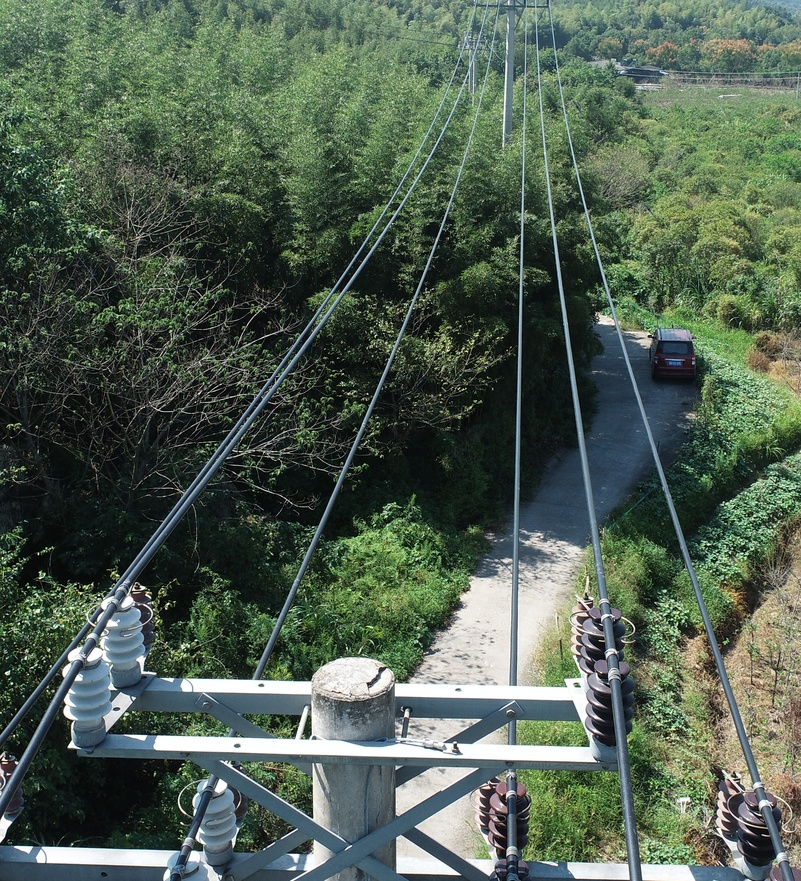
#> input picture malu.jpg, 801 x 881 px, shrunk from 2500 x 2750 before the run
$ python '霍夫变换opencv.py'
#> lines starting #> are read from the running program, lines starting #| are printed output that depends on the picture
# 标准霍夫变换
import cv2
import numpy as np

# [25 lines of commented-out code are left out]
img = cv2.imread('malu.jpg')
#> img is the input picture: shape (881, 801, 3); mean B, G, R 81.5, 96.3, 81.2
gray = cv2.cvtColor(img, cv2.COLOR_BGR2GRAY)
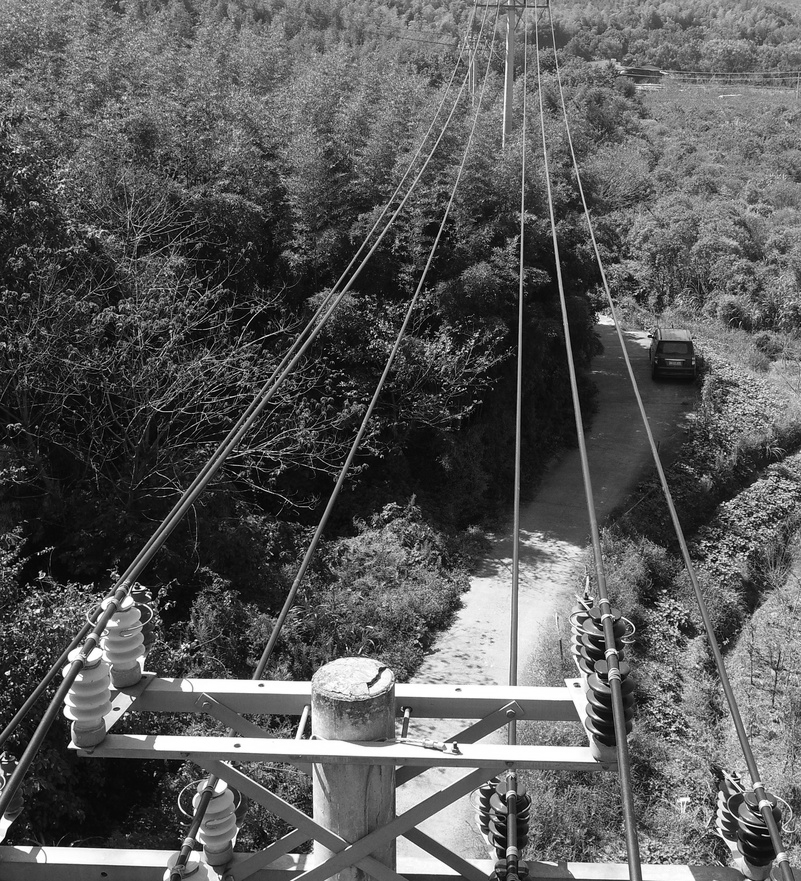
#> gray: shape (881, 801); min 0, max 255, mean 90.1
edges = cv2.Canny(gray, 50, 250)
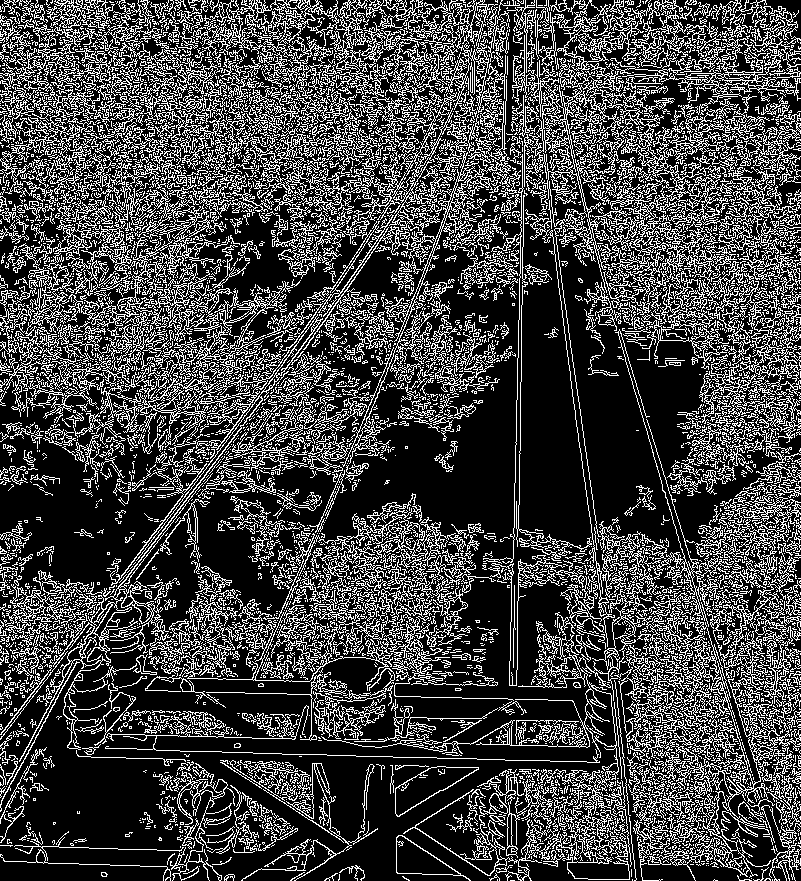
#> edges: shape (881, 801); 26.5% white in thin lines or dots
lines = cv2.HoughLinesP(edges, 1, np.pi/180, 30, minLineLength=60, maxLineGap=10)
#> lines = 2200 rows, first 6: [4, 115, 75, 120], [614, 732, 761, 879], [449, 260, 757, 2], [4, 74, 196, 266], [425, 224, 444, 125], [13, 2, 237, 226]
lines = lines[:, 0, :]
for x1, y1, x2, y2 in lines:
    cv2.line(img, (x1, y1), (x2, y2), (0, 255, 0), 1)
#> this loop made 2200 passes
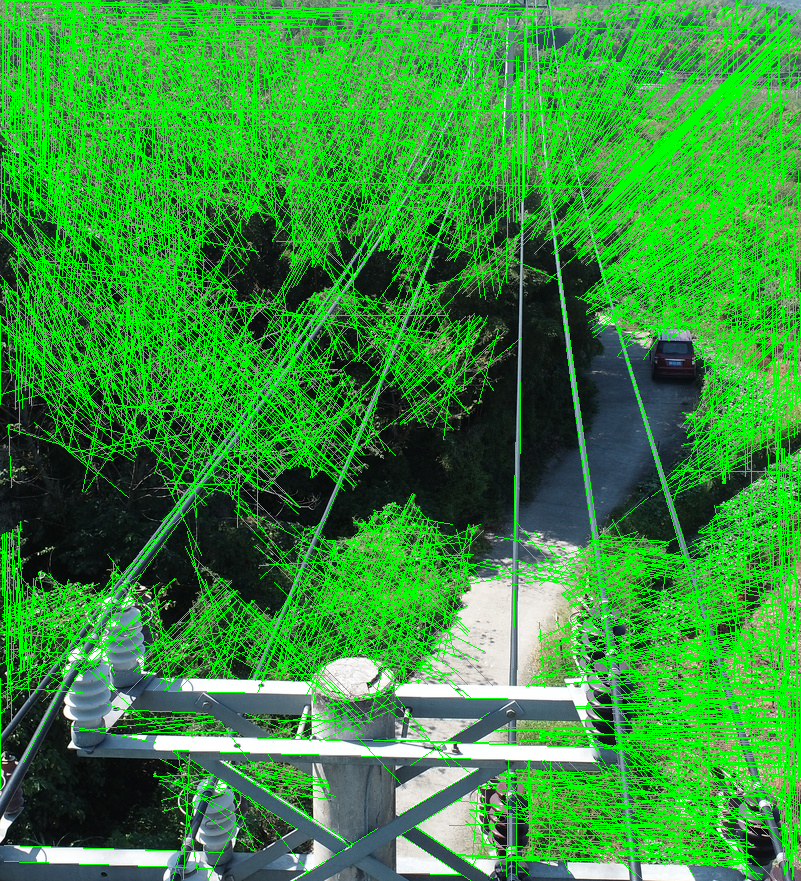
#> img: shape (881, 801, 3); mean B, G, R 55.6, 143.2, 53.3
cv2.imshow('img', img)
cv2.waitKey(0)
cv2.destroyAllWindows()
